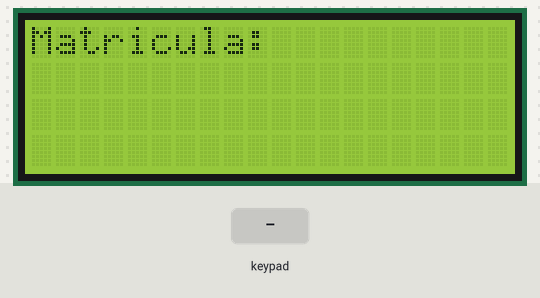
This sketch was run on a simulated Arduino Uno, built with avr-gcc and run on an emulated ATmega328P. On the bench: 20×4 character LCD. The test bench sets the inputs (shaded band). What the sketch prints to the serial monitor is not drawn.

Above: at 1.2 s.
1.3 s: keypad keys 4 5 6 7 # pressed 0.4 s apart
At 3.6 s:
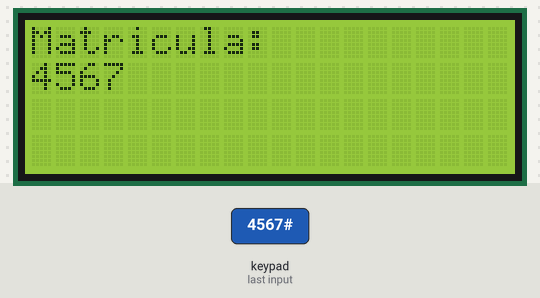
4.8 s: key '1' pressed
6.3 s: keypad keys 8 9 1 0 # pressed 0.4 s apart
At 8.5 s:
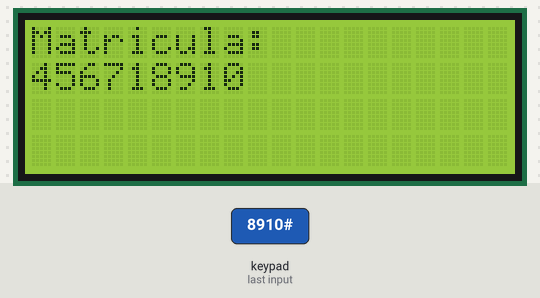
9.8 s: key '2' pressed
Timing chart, 0 to 12.3 s (numbered marks = the images above; inputs shaded):
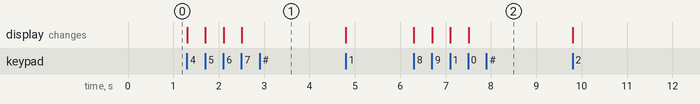

Measured:
- after the input at 1.3 s, the display: first changes at once (image 1 shows a later state)
- after the input at 6.3 s, the display: first changes at once (image 2 shows a later state)

The sketch:

Projeto_Bits.ino
```cpp
#include <Keypad.h> //INCLUSÃO DE BIBLIOTECA
#include <Wire.h>
#include <LiquidCrystal_I2C.h>

const byte qtdLinhas = 4; //QUANTIDADE DE LINHAS DO TECLADO
const byte qtdColunas = 3; //QUANTIDADE DE COLUNAS DO TECLADO

//CONSTRUÇÃO DA MATRIZ DE CARACTERES
char matriz_keys[qtdLinhas][qtdColunas] = {
  {'1','2','3'},
  {'4','5','6'},
  {'7','8','9'},
  {'*','0','#'}
};

byte PinosqtdLinhas[qtdLinhas] = {4, 5, 6, 7}; //PINOS UTILIZADOS PELAS LINHAS
byte PinosqtdColunas[qtdColunas] = {8, 9, 10}; //PINOS UTILIZADOS PELAS COLUNAS

//INICIALIZAÇÃO DO TECLADO
Keypad teclado = Keypad( makeKeymap(matriz_keys), PinosqtdLinhas, PinosqtdColunas, qtdLinhas, qtdColunas);

// Inicializa o display no endereco 0x3F
LiquidCrystal_I2C lcd(0x3F,20, 4);

//Variavel que irá guardar o valor da matricula
char matricula[15];
int i = 0;

void setup(){
  lcd.init();
  lcd.backlight();
  lcd.print("Matricula: ");
  lcd.setCursor(0, 1);
  Serial.begin(9600); //INICIALIZA A SERIAL
  Serial.println("Aperte uma tecla..."); //IMPRIME O TEXTO NO MONITOR SERIAL
  Serial.println(); //QUEBRA UMA LINHA NO MONITOR SERIAL
}

void loop(){
  char tecla = teclado.getKey(); //VERIFICA SE ALGUMA DAS TECLAS FOI PRESSIONADA

  if((i > 0) && tecla == '*'){
    i--;
  }

  if (tecla && i < 15){

    if(tecla == '*'){

      matricula[i] = ' ';
      lcd.setCursor(i, 1);
      lcd.print(" ");
      lcd.setCursor(i, 1);
    }else if(tecla == '#'){
      //Script para enviar pro banco de dados ou pro serial
      Serial.println(matricula);
    }else{
      matricula[i] = tecla;
      lcd.print(tecla);
      i++;
    }

  }
}
```
